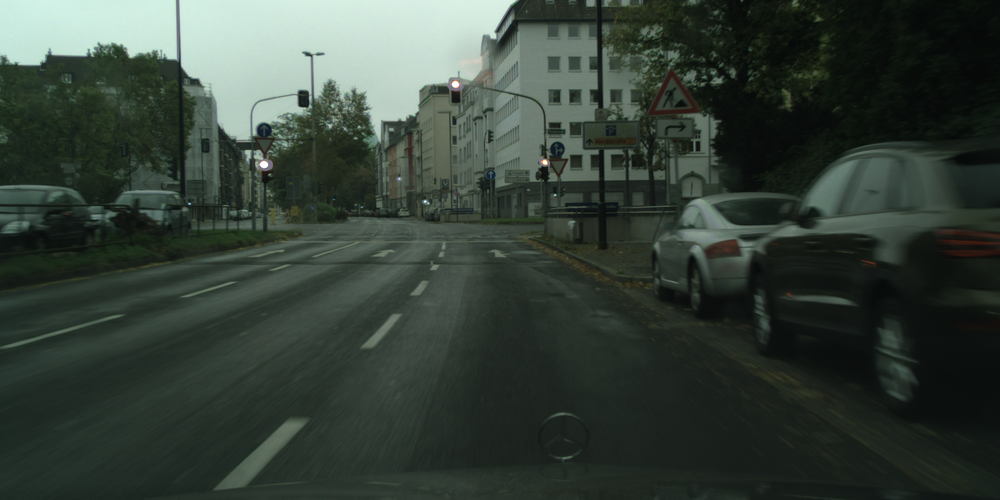
#> input picture part3/dusseldorf_000049_000024_leftImg8bit.png, 1000 x 500 px, shrunk from 2048 x 1024 before the run
$ python tfl_detection.py --image ../part3/dusseldorf_000049_000024_leftImg8bit.png --dir ../part3
#> lines starting #> are read from the running program, lines starting #| are printed output that depends on the picture; after the words box and inside, x2 and y2 are one past the last pixel; in counts of white or black regions, pixels touching at a corner belong together
#> in test_find_tfl_lights2, image is the input picture: shape (500, 1000, 3); mean R, G, B 53.7, 64.6, 56.4
try:
    import os
    import json
    import glob
    import argparse
    import cv2
    import math
    import numpy as np
    from scipy import signal as sg
    import scipy.ndimage as ndimage
    from scipy.ndimage.filters import maximum_filter
    from PIL import Image
    import matplotlib.pyplot as plt
except ImportError:
    print("Need to fix the installation")
    raise

def filter_points(points, max_dist=30):
    point_set = set(points)
    set_points_copy1 = set(point_set)
    for point1 in set_points_copy1:
        if point1 not in point_set:
            continue
        set_points_copy2 = set(point_set)
        for point2 in set_points_copy2:
            if 0 < get_dist(point1, point2) < max_dist:
                point_set.remove(point2)
    return list(point_set)


def get_dist(point1, point2):
    if point1 == point2:
        return 0
    return math.sqrt((point1[0] - point2[0])**2 + (point1[1] - point2[1])**2)


def find_tfl_lights(image: np.ndarray, **kwargs):
    """
    Detect candidates for TFL lights. Use c_image, kwargs and you imagination to implement
    :param c_image: The image itself as np.uint8, shape of (H, W, 3)
    :param kwargs: Whatever config you want to pass in here
    :return: 4-tuple of x_red, y_red, x_green, y_green
    """
    kernel = np.array(
        [[0, 0, 0],
         [0, 0, 0],
         [0, 1, 0],
         [1, 3, 1],
         [0, 1, 0]])

    kernel = kernel - kernel.mean()

    red_image = image.copy()
    red_image = red_image[:, :, 0]
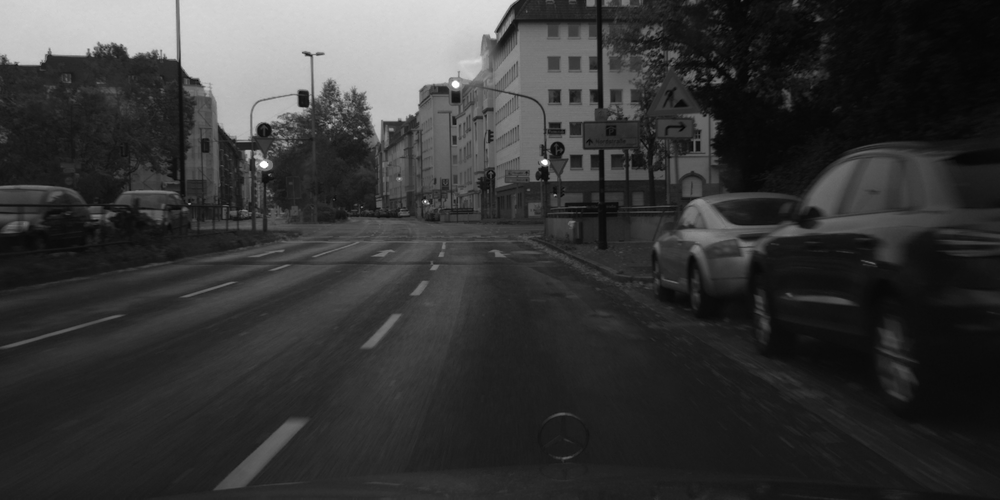
#> red_image: shape (500, 1000); min 2, max 255, mean 53.7
    _, red_image = cv2.threshold(red_image, 200, 255, cv2.THRESH_BINARY)
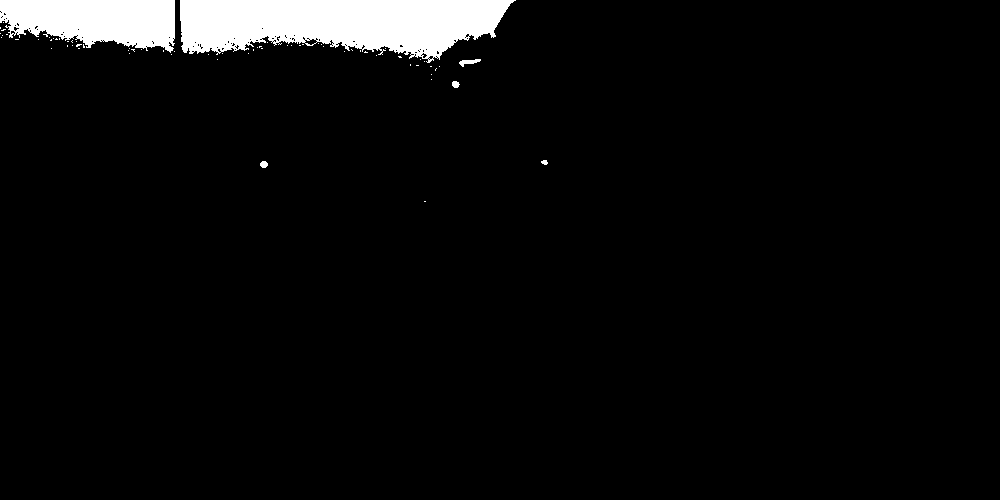
#> red_image: shape (500, 1000); 4.4% white; 70 white regions (64 under 20 px), largest, box (x1, y1, x2, y2) and area: (180, 0, 516, 63) 14953, (0, 0, 175, 53) 6949, (459, 59, 481, 67) 87, (260, 161, 268, 168) 44, (452, 81, 460, 88) 43, (541, 160, 548, 165) 26
    output = cv2.filter2D(red_image, -1, kernel)
    output_copy = output.copy()
    output = ndimage.maximum_filter(output, size=30)
    output = output-output_copy
    mask = ((output == 0) & (output_copy > 0))
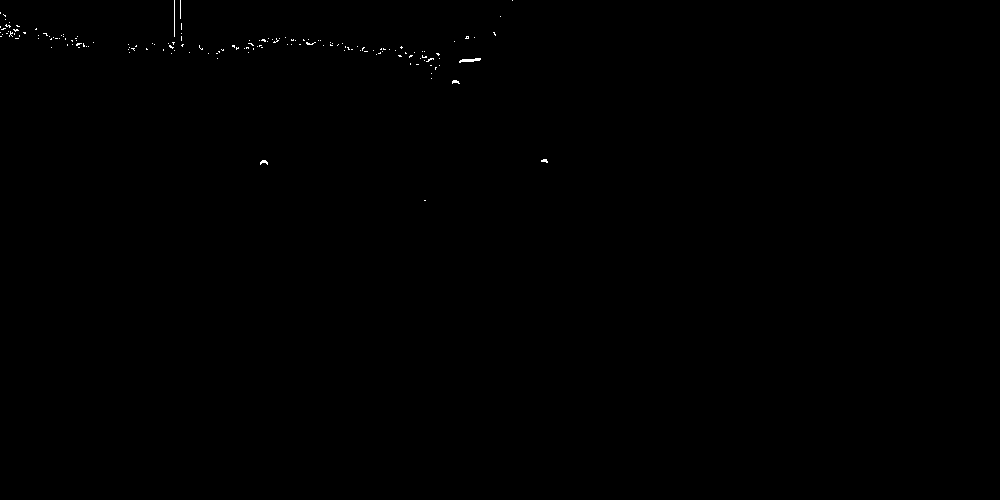
#> mask: shape (500, 1000) bool; 0.12% white in thin lines or dots, all inside (x1, y1, x2, y2) = (0, 0, 548, 201)
    red_points = np.where(mask)
#> red_points = 624 positions, rows 0 to 200, columns 0 to 547

    final_red_points = []
    for point1 in range(len(red_points[0])):
        point = (red_points[0][point1], red_points[1][point1])
        pixel = image[point[0], point[1]]
        if (pixel[1] < 170 or pixel[2] < 120) and pixel[0] >= 200:
            final_red_points.append(point)
#> this loop made 624 passes
#> (point, pixel) on passes 1 to 3: ((0, 174), [211, 238, 220]), ((0, 180), [209, 240, 228]), ((0, 512), [214, 236, 225])
#> after the loop, final_red_points = [(81, 453), (82, 452), (82, 458), (160, 543), (160, 546), (161, 541), (161, 542), (162, 547)]
    final_red_points = filter_points(final_red_points)
#> in filter_points, `point_set = set(points)`: point_set = 8 items
#> the loop in filter_points, `for point1 in set_points_copy1:` made 8 passes
#> after the loop in filter_points, `for point1 in set_points_copy1:`: point_set = 2 items
#> final_red_points = [(161, 541), (81, 453)]
    red_x = [val[1] for val in final_red_points]
#> red_x = [541, 453]
    red_y = [val[0] for val in final_red_points]
#> red_y = [161, 81]

    green_image = image.copy()
    green_image = green_image[:, :, 1]
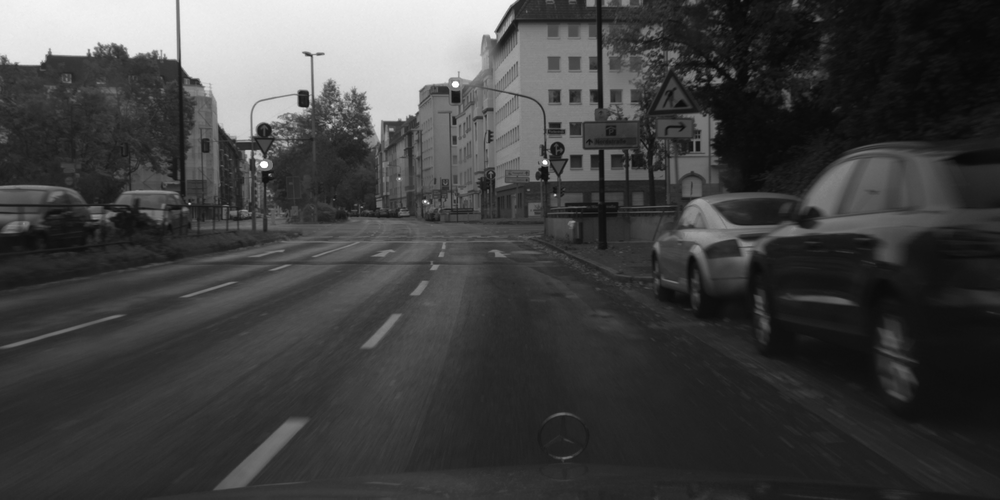
#> green_image: shape (500, 1000); min 8, max 255, mean 64.6
    _, green_image = cv2.threshold(green_image, 190, 255, cv2.THRESH_BINARY)
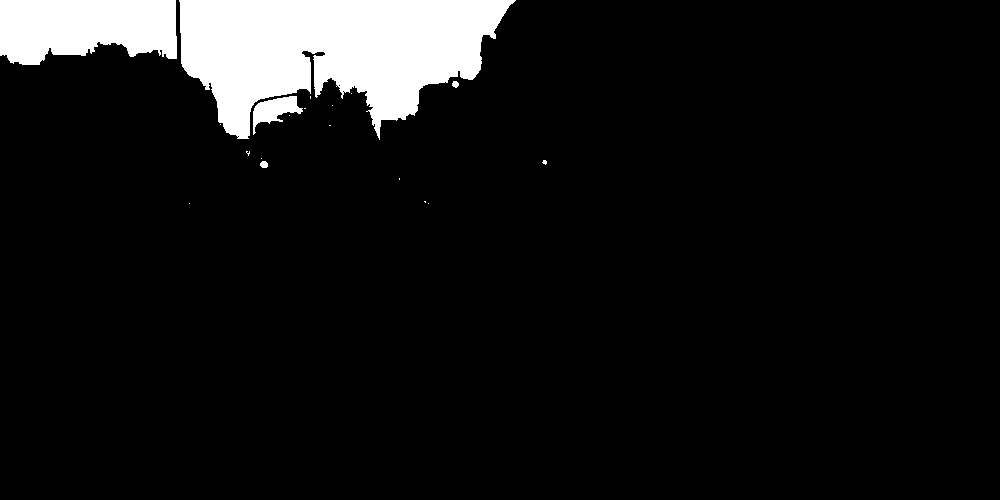
#> green_image: shape (500, 1000); 8.1% white; 19 white regions (14 under 20 px), largest, box (x1, y1, x2, y2) and area: (179, 0, 516, 140) 29990, (0, 0, 177, 65) 9618, (253, 96, 303, 135) 889, (260, 161, 268, 168) 46, (452, 81, 459, 88) 37
    output = cv2.filter2D(green_image, -1, kernel)
    output_copy = output.copy()
    output = ndimage.maximum_filter(output, size=30)
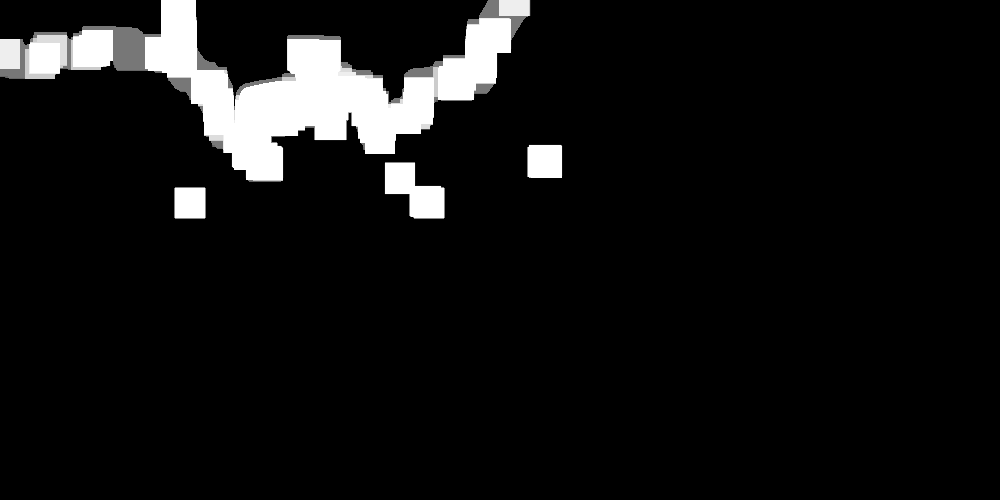
#> output: shape (500, 1000); min 0, max 255, mean 18
    output = output - output_copy
    mask = ((output == 0) & (output_copy > 0))
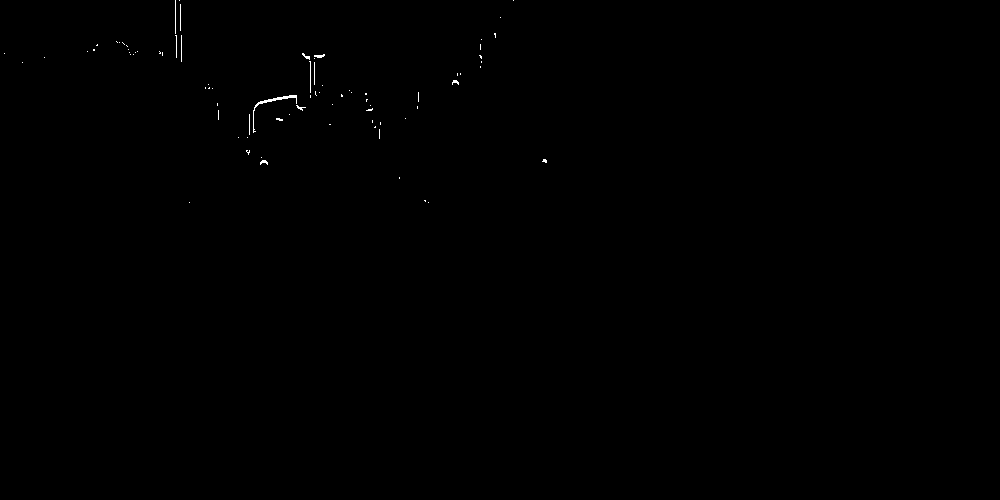
#> mask: shape (500, 1000) bool; 0.13% white in thin lines or dots, all inside (x1, y1, x2, y2) = (4, 0, 547, 203)
    green_points = np.where(mask)
#> green_points = 672 positions, rows 0 to 202, columns 4 to 546
    final_green_points = []
    for point1 in range(len(green_points[0])):
        point = (green_points[0][point1], green_points[1][point1])
        pixel = image[point[0], point[1]]
        if pixel[0] <= 180 and pixel[1] >= 220 and pixel[2] >= 160:
            final_green_points.append(point)
#> this loop made 672 passes
#> (point, pixel) on passes 1 to 3: ((0, 175), [181, 220, 198]), ((0, 179), [178, 196, 185]), ((0, 513), [213, 234, 221])
#> after the loop, final_green_points = []
    final_green_points = filter_points(final_green_points)
    green_x = [val[1] for val in final_green_points]
#> green_x = []
    green_y = [val[0] for val in final_green_points]
#> green_y = []
    print(f"There are {len(green_x) + len(red_x)} points")
#| There are 2 points
    candidates, aux = [], []
    for i,j in zip(red_x, red_y):
        candidates.append((red_x, red_y))
        aux.append('r')
#> this loop made 2 passes
#> (i, j) on passes 1 to 2: (541, 161), (453, 81)
#> after the loop, aux = ['r', 'r']; candidates = [([541, 453], [161, 81]), ([541, 453], [161, 81])]
    for i,j in zip(green_x, green_y):
        candidates.append((green_x, green_y))
        aux.append('g')
#> this loop made 0 passes
    # return red_x, red_y, green_x, green_y
    return candidates, aux


def show_image_and_gt(image, objs, fig_num=None):
    plt.figure(fig_num).clf()
    plt.imshow(image)
    labels = set()
    if objs is not None:
        for o in objs:
            poly = np.array(o['polygon'])[list(np.arange(len(o['polygon']))) + [0]]
            plt.plot(poly[:, 0], poly[:, 1], 'r', label=o['label'])
            labels.add(o['label'])
        if len(labels) > 1:
            plt.legend()


def test_find_tfl_lights2(image_path, json_path=None, fig_num=None):
    """
    Run the attention code
    """
    image = np.array(Image.open(image_path))
    if json_path is None:
        objects = None
    else:
        gt_data = json.load(open(json_path))
        what = ['traffic light']
        objects = [o for o in gt_data['objects'] if o['label'] in what]

    show_image_and_gt(image, objects, fig_num)

#> (the run stopped early here; a loop or call above may not have finished)

$ run again, on part3/dusseldorf_000049_000026_leftImg8bit.png
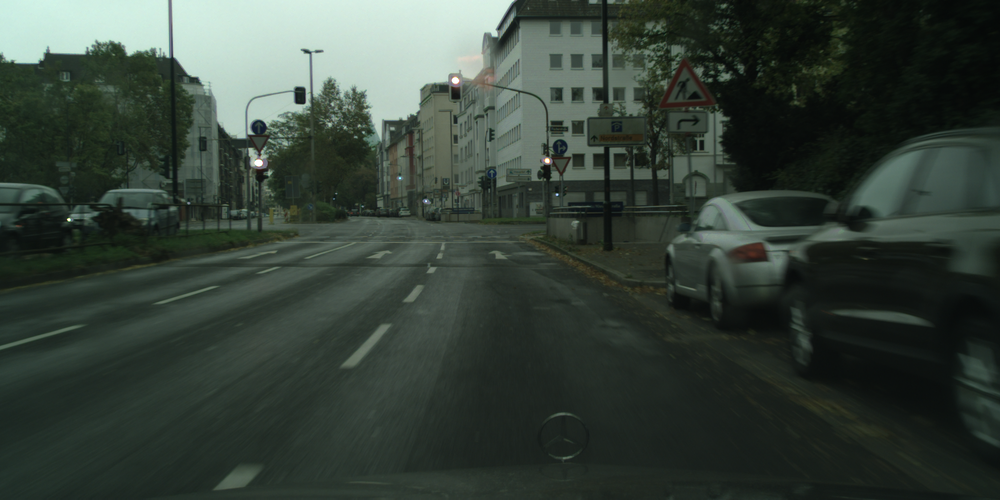
#> input picture part3/dusseldorf_000049_000026_leftImg8bit.png, 1000 x 500 px, shrunk from 2048 x 1024 before the run
#> in test_find_tfl_lights2, image is the input picture: shape (500, 1000, 3); mean R, G, B 54.2, 65.4, 57.1
#> in find_tfl_lights, `_, red_image = cv2.threshold(red_image, 200, 255, cv2.THRESH_BINARY)`:
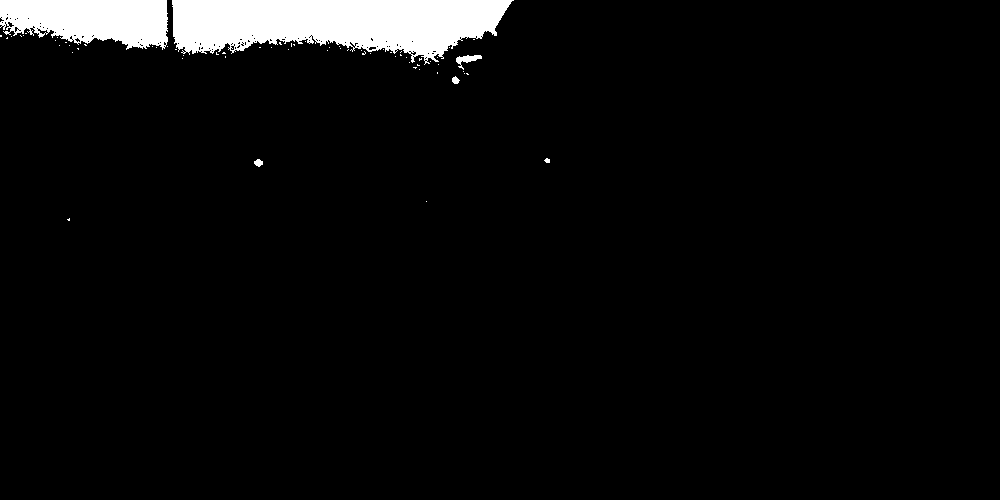
#> red_image: shape (500, 1000); 4.4% white; 66 white regions (60 under 20 px), largest, box (x1, y1, x2, y2) and area: (172, 0, 514, 65) 15246, (0, 0, 168, 50) 6461, (456, 55, 482, 70) 157, (254, 159, 263, 167) 50, (452, 76, 460, 84) 43, (544, 158, 550, 163) 22
#> red_points = 637 positions, rows 0 to 219, columns 0 to 549
#> the loop in find_tfl_lights, `for point1 in range(len(red_points[0])):` made 637 passes
#> (point, pixel) on passes 1 to 3: ((0, 166), [209, 235, 218]), ((0, 172), [209, 227, 214]), ((0, 510), [214, 236, 224])
#> after the loop in find_tfl_lights, `for point1 in range(len(red_points[0])):`: final_red_points = [(76, 455), (77, 453), (159, 549), (161, 262)]
#> in filter_points, `point_set = set(points)`: point_set = 4 items
#> the loop in filter_points, `for point1 in set_points_copy1:` made 4 passes
#> after the loop in filter_points, `for point1 in set_points_copy1:`: point_set = 3 items
#> in find_tfl_lights, `final_red_points = filter_points(final_red_points)`: final_red_points = [(159, 549), (161, 262), (76, 455)]
#> red_x = [549, 262, 455]
#> red_y = [159, 161, 76]
#> in find_tfl_lights, `mask = ((output == 0) & (output_copy > 0))`:
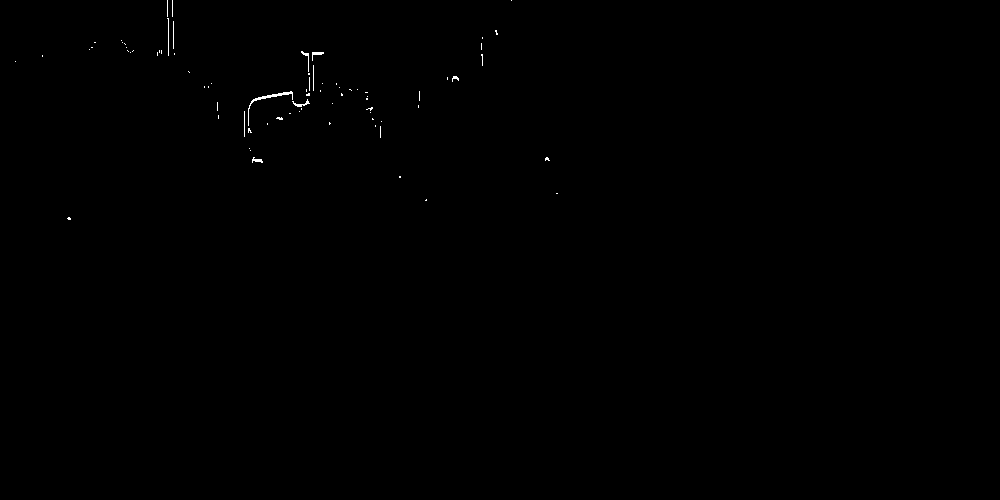
#> mask: shape (500, 1000) bool; 0.15% white in thin lines or dots, all inside (x1, y1, x2, y2) = (15, 0, 558, 220)
#> green_points = 739 positions, rows 0 to 219, columns 15 to 557
#> the loop in find_tfl_lights, `for point1 in range(len(green_points[0])):` made 739 passes
#> (point, pixel) on passes 1 to 3: ((0, 167), [193, 229, 206]), ((0, 172), [209, 227, 214]), ((0, 511), [211, 235, 221])
#> after the loop in find_tfl_lights, `for point1 in range(len(green_points[0])):`: final_green_points = [(55, 42), (56, 42), (219, 70)]
#> the loop in filter_points (call 2), `for point1 in set_points_copy1:` made 3 passes
#> in find_tfl_lights, `final_green_points = filter_points(final_green_points)`: final_green_points = [(55, 42), (219, 70)]
#> green_x = [42, 70]
#> green_y = [55, 219]
#| There are 5 points
#> the loop in find_tfl_lights, `for i,j in zip(red_x, red_y):` made 3 passes
#> (i, j) on passes 1 to 3: (549, 159), (262, 161), (455, 76)
#> after the loop in find_tfl_lights, `for i,j in zip(red_x, red_y):`: aux = ['r', 'r', 'r']; candidates = [([549, 262, 455], [159, 161, 76]), ([549, 262, 455], [159, 161, 76]), ([549, 262, 455], [159, 161, 76])]
#> the loop in find_tfl_lights, `for i,j in zip(green_x, green_y):` made 2 passes
#> (i, j) on passes 1 to 2: (42, 55), (70, 219)
#> after the loop in find_tfl_lights, `for i,j in zip(green_x, green_y):`: aux = ['r', 'r', 'r', 'g', 'g']; candidates = [([549, 262, 455], [159, 161, 76]), ([549, 262, 455], [159, 161, 76]), ([549, 262, 455], [159, 161, 76]), ([42, 70], [55, 219]), ([42, 70], [55, 219])]
